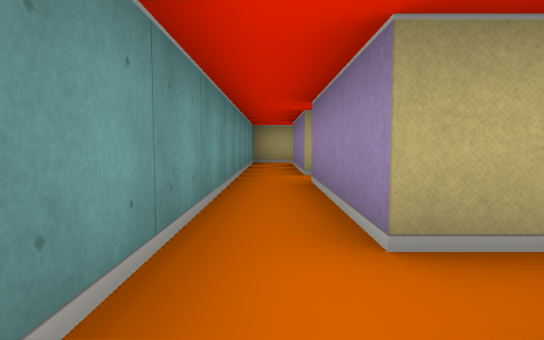
view 1 (above)

15 first-person views from a walk through a cub3D maze. The camera is about half as high as the walls, tilts 4° down and sees 75° across. The floor is counted in squares. Each view is taken from the middle of a square. On the plan, view 1 faces up. The plan holds only what a view shows up to about 9 squares ahead; the rest is blank.

view 2
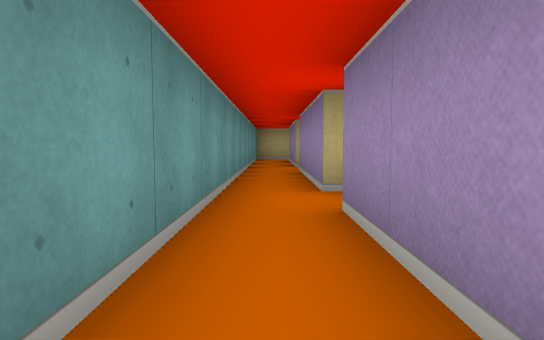

view 3
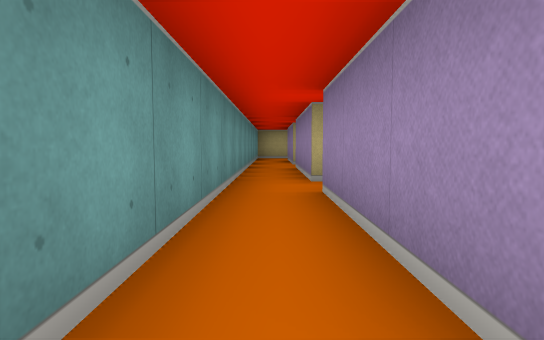

view 4
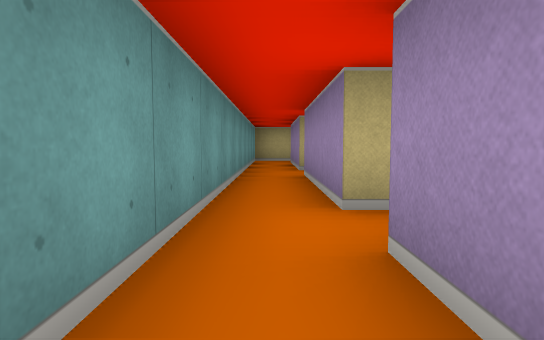

view 5
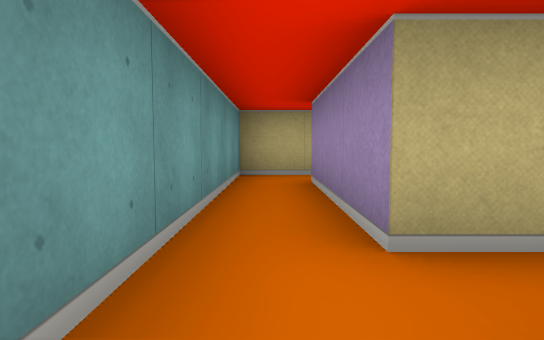

view 6
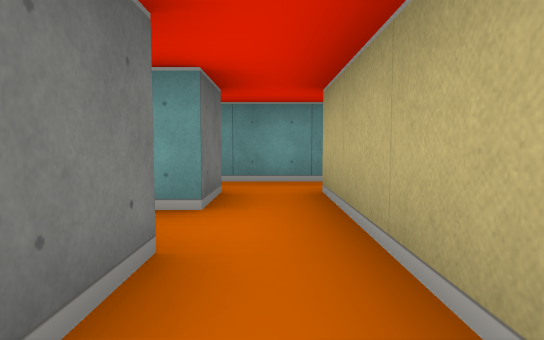

view 7
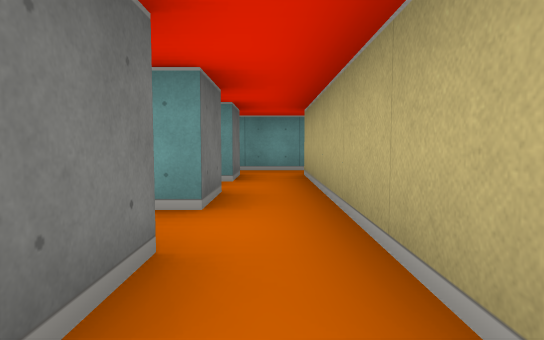

view 8
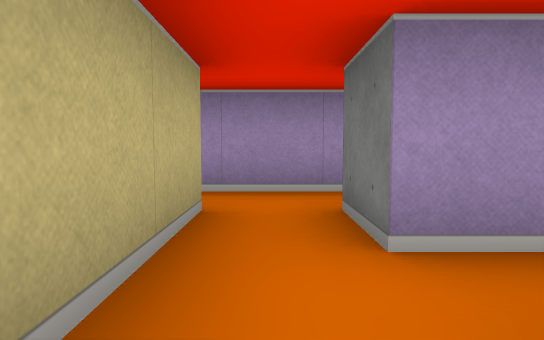

view 9
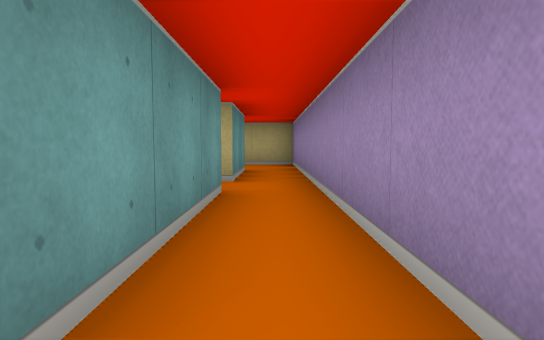

view 10
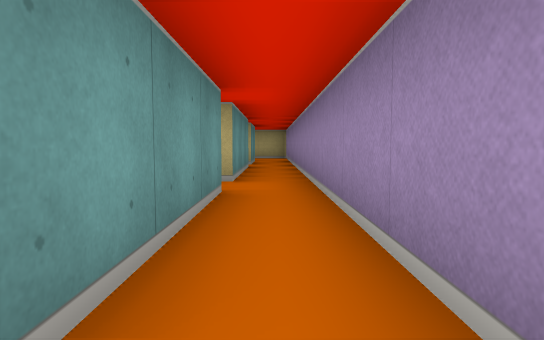

view 11
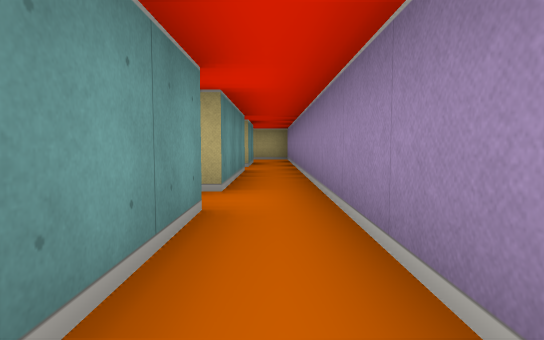

view 12
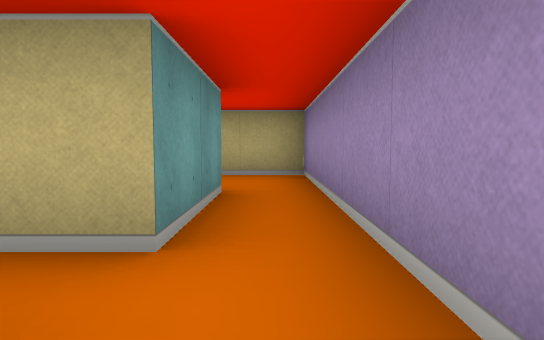

view 13
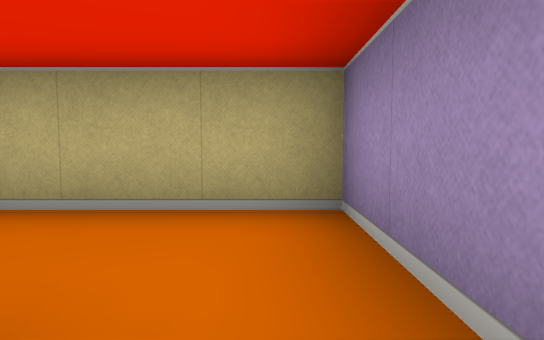

view 14
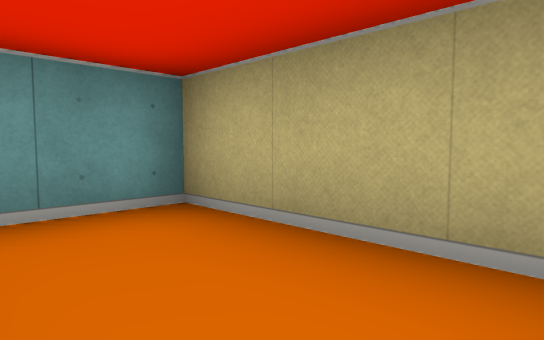

view 15
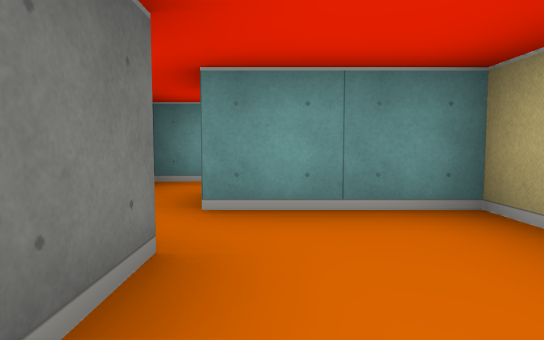

### Floor plan
Points are (right, up) in squares from view 1. A wall is a line through its corners. A room is listed if a view was taken in it or the views show most of it. See-through windows are left out.
Room 1 (views 1, 2, 3, 4, 5)
walls: (0.5, -2.4) (0.5, 0.5); (0.5, 1.5) (0.5, 4.5); (0.5, 5.5) (0.5, 8.5); (0.6, 9.5) (-0.5, 9.5) (-0.5, -2.4)
ways out: opening at (1, 5) to room 2; opening at (1, 1); opening at (1, 9)
Room 2 (views 6, 8)
walls: (2.5, 4.5) (3.5, 4.5) (3.5, 4.1); (0.5, 4.5) (1.5, 4.5) (1.5, 4.1); (4.5, 3.8) (4.5, 4.5); (4.5, 5.5) (0.5, 5.5)
ways out: opening at (1, 5) to room 1; opening at (5, 5) to room 3
Room 3 (views 7, 9, 10, 11, 12)
walls: (6.5, -2.4) (6.5, 5.5); (5.5, 0.5) (5.5, -2.4); (4.5, 4.5) (5.5, 4.5) (5.5, 1.5); (5.5, 5.5) (4.5, 5.5)
ways out: opening at (5, 5) to room 2; opening at (6, 6.5) to room 4
Room 4 (views 13, 14, 15)
walls: (4.5, 7.5) (5.5, 7.5) (5.5, 5.5); (6.5, 5.5) (6.5, 9.5) (3.5, 9.5) (3.5, 7.5)
ways out: opening at (6, 6.5) to room 3; opening at (3, 7) to room 5
Room 5 (no view inside)
walls: (1.5, 7.1) (1.5, 6.5)
ways out: opening at (3, 7) to room 4

Positions as (right, up) in squares from view 1, and headings:
1: (0, 0), facing up
2: (0, -2), facing up
3: (0, -3), facing up
4: (0, -1), facing up
5: (0, 4), facing up
6: (4, 5), facing left
7: (6, 5), facing left
8: (3, 5), facing right
9: (6, 1), facing up
10: (6, -3), facing up
11: (6, -2), facing up
12: (6, 4), facing up
13: (6, 7), facing up
14: (6, 8), facing up-left
15: (6, 8), facing left
